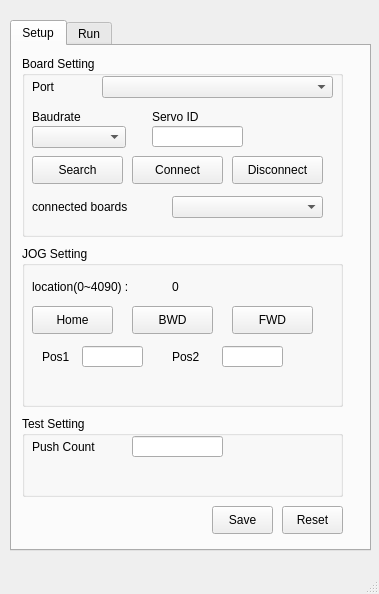
<?xml version="1.0" encoding="UTF-8"?>
<ui version="4.0">
 <class>MainWindow</class>
 <widget class="QMainWindow" name="MainWindow">
  <property name="geometry">
   <rect>
    <x>0</x>
    <y>0</y>
    <width>379</width>
    <height>594</height>
   </rect>
  </property>
  <property name="windowTitle">
   <string>MainWindow</string>
  </property>
  <widget class="QWidget" name="centralwidget">
   <widget class="QTabWidget" name="tabWidget">
    <property name="geometry">
     <rect>
      <x>10</x>
      <y>20</y>
      <width>361</width>
      <height>531</height>
     </rect>
    </property>
    <property name="currentIndex">
     <number>0</number>
    </property>
    <widget class="QWidget" name="tab">
     <attribute name="title">
      <string>Setup</string>
     </attribute>
     <widget class="QGroupBox" name="groupBox_4">
      <property name="geometry">
       <rect>
        <x>10</x>
        <y>10</y>
        <width>321</width>
        <height>181</height>
       </rect>
      </property>
      <property name="title">
       <string>Board Setting</string>
      </property>
      <widget class="QLabel" name="label_10">
       <property name="geometry">
        <rect>
         <x>10</x>
         <y>20</y>
         <width>61</width>
         <height>21</height>
        </rect>
       </property>
       <property name="text">
        <string>Port</string>
       </property>
      </widget>
      <widget class="QComboBox" name="PortComboBox">
       <property name="geometry">
        <rect>
         <x>80</x>
         <y>20</y>
         <width>231</width>
         <height>22</height>
        </rect>
       </property>
      </widget>
      <widget class="QLabel" name="label_12">
       <property name="geometry">
        <rect>
         <x>10</x>
         <y>50</y>
         <width>64</width>
         <height>21</height>
        </rect>
       </property>
       <property name="text">
        <string>Baudrate</string>
       </property>
      </widget>
      <widget class="QComboBox" name="BaudrateComboBox">
       <property name="geometry">
        <rect>
         <x>10</x>
         <y>70</y>
         <width>94</width>
         <height>22</height>
        </rect>
       </property>
      </widget>
      <widget class="QPushButton" name="ConnectPushBtn">
       <property name="geometry">
        <rect>
         <x>110</x>
         <y>100</y>
         <width>91</width>
         <height>28</height>
        </rect>
       </property>
       <property name="text">
        <string>Connect</string>
       </property>
      </widget>
      <widget class="QLabel" name="label_18">
       <property name="geometry">
        <rect>
         <x>130</x>
         <y>50</y>
         <width>64</width>
         <height>21</height>
        </rect>
       </property>
       <property name="text">
        <string>Servo ID</string>
       </property>
      </widget>
      <widget class="QPushButton" name="SearchPushBtn">
       <property name="geometry">
        <rect>
         <x>10</x>
         <y>100</y>
         <width>91</width>
         <height>28</height>
        </rect>
       </property>
       <property name="text">
        <string>Search</string>
       </property>
      </widget>
      <widget class="QLineEdit" name="ServoIDLineEdit">
       <property name="geometry">
        <rect>
         <x>130</x>
         <y>70</y>
         <width>91</width>
         <height>21</height>
        </rect>
       </property>
      </widget>
      <widget class="QLabel" name="label_26">
       <property name="geometry">
        <rect>
         <x>10</x>
         <y>140</y>
         <width>131</width>
         <height>21</height>
        </rect>
       </property>
       <property name="text">
        <string>connected boards</string>
       </property>
      </widget>
      <widget class="QComboBox" name="BoardComboBox">
       <property name="geometry">
        <rect>
         <x>150</x>
         <y>140</y>
         <width>151</width>
         <height>22</height>
        </rect>
       </property>
      </widget>
      <widget class="QPushButton" name="DisconnectPushBtn">
       <property name="geometry">
        <rect>
         <x>210</x>
         <y>100</y>
         <width>91</width>
         <height>28</height>
        </rect>
       </property>
       <property name="text">
        <string>Disconnect</string>
       </property>
      </widget>
     </widget>
     <widget class="QGroupBox" name="groupBox">
      <property name="geometry">
       <rect>
        <x>10</x>
        <y>200</y>
        <width>321</width>
        <height>161</height>
       </rect>
      </property>
      <property name="title">
       <string>JOG Setting</string>
      </property>
      <widget class="QPushButton" name="FwdPushBtn">
       <property name="geometry">
        <rect>
         <x>210</x>
         <y>60</y>
         <width>81</width>
         <height>28</height>
        </rect>
       </property>
       <property name="text">
        <string>FWD</string>
       </property>
      </widget>
      <widget class="QPushButton" name="BwdPushBtn">
       <property name="geometry">
        <rect>
         <x>110</x>
         <y>60</y>
         <width>81</width>
         <height>28</height>
        </rect>
       </property>
       <property name="text">
        <string>BWD</string>
       </property>
      </widget>
      <widget class="QLabel" name="JoglocLabel">
       <property name="geometry">
        <rect>
         <x>150</x>
         <y>30</y>
         <width>131</width>
         <height>21</height>
        </rect>
       </property>
       <property name="text">
        <string>0</string>
       </property>
      </widget>
      <widget class="QPushButton" name="HomePushBtn">
       <property name="geometry">
        <rect>
         <x>10</x>
         <y>60</y>
         <width>81</width>
         <height>28</height>
        </rect>
       </property>
       <property name="text">
        <string>Home</string>
       </property>
      </widget>
      <widget class="QLineEdit" name="Pos1LineEdit">
       <property name="geometry">
        <rect>
         <x>60</x>
         <y>100</y>
         <width>61</width>
         <height>21</height>
        </rect>
       </property>
      </widget>
      <widget class="QLabel" name="label_21">
       <property name="geometry">
        <rect>
         <x>20</x>
         <y>100</y>
         <width>51</width>
         <height>21</height>
        </rect>
       </property>
       <property name="text">
        <string>Pos1</string>
       </property>
      </widget>
      <widget class="QLabel" name="label_22">
       <property name="geometry">
        <rect>
         <x>150</x>
         <y>100</y>
         <width>51</width>
         <height>21</height>
        </rect>
       </property>
       <property name="text">
        <string>Pos2</string>
       </property>
      </widget>
      <widget class="QLineEdit" name="Pos2LineEdit">
       <property name="geometry">
        <rect>
         <x>200</x>
         <y>100</y>
         <width>61</width>
         <height>21</height>
        </rect>
       </property>
      </widget>
      <widget class="QLabel" name="label_23">
       <property name="geometry">
        <rect>
         <x>10</x>
         <y>30</y>
         <width>131</width>
         <height>21</height>
        </rect>
       </property>
       <property name="text">
        <string>location(0~4090) :</string>
       </property>
      </widget>
     </widget>
     <widget class="QGroupBox" name="groupBox_2">
      <property name="geometry">
       <rect>
        <x>10</x>
        <y>370</y>
        <width>321</width>
        <height>81</height>
       </rect>
      </property>
      <property name="title">
       <string>Test Setting</string>
      </property>
      <widget class="QLabel" name="label_20">
       <property name="geometry">
        <rect>
         <x>10</x>
         <y>20</y>
         <width>91</width>
         <height>21</height>
        </rect>
       </property>
       <property name="text">
        <string>Push Count</string>
       </property>
      </widget>
      <widget class="QLineEdit" name="PushCountLineEdit">
       <property name="geometry">
        <rect>
         <x>110</x>
         <y>20</y>
         <width>91</width>
         <height>21</height>
        </rect>
       </property>
      </widget>
     </widget>
     <widget class="QPushButton" name="SetupSavePushBtn">
      <property name="geometry">
       <rect>
        <x>200</x>
        <y>460</y>
        <width>61</width>
        <height>28</height>
       </rect>
      </property>
      <property name="text">
       <string>Save</string>
      </property>
     </widget>
     <widget class="QPushButton" name="SetupResetPushBtn">
      <property name="geometry">
       <rect>
        <x>270</x>
        <y>460</y>
        <width>61</width>
        <height>28</height>
       </rect>
      </property>
      <property name="text">
       <string>Reset</string>
      </property>
     </widget>
    </widget>
    <widget class="QWidget" name="tab_2">
     <attribute name="title">
      <string>Run</string>
     </attribute>
     <widget class="QPushButton" name="SetupExitPushBtn">
      <property name="geometry">
       <rect>
        <x>260</x>
        <y>460</y>
        <width>61</width>
        <height>28</height>
       </rect>
      </property>
      <property name="text">
       <string>Exit</string>
      </property>
     </widget>
     <widget class="QPushButton" name="TestStartBtn">
      <property name="geometry">
       <rect>
        <x>20</x>
        <y>50</y>
        <width>76</width>
        <height>23</height>
       </rect>
      </property>
      <property name="text">
       <string>Start</string>
      </property>
     </widget>
     <widget class="QPushButton" name="TestResetBtn">
      <property name="geometry">
       <rect>
        <x>120</x>
        <y>50</y>
        <width>76</width>
        <height>23</height>
       </rect>
      </property>
      <property name="text">
       <string>Reset</string>
      </property>
     </widget>
     <widget class="QLabel" name="label_25">
      <property name="geometry">
       <rect>
        <x>20</x>
        <y>10</y>
        <width>76</width>
        <height>31</height>
       </rect>
      </property>
      <property name="text">
       <string>Complete :</string>
      </property>
     </widget>
     <widget class="QLabel" name="CompleteCountLabel">
      <property name="geometry">
       <rect>
        <x>120</x>
        <y>10</y>
        <width>91</width>
        <height>31</height>
       </rect>
      </property>
      <property name="text">
       <string>0</string>
      </property>
     </widget>
     <widget class="QLabel" name="label_27">
      <property name="geometry">
       <rect>
        <x>20</x>
        <y>90</y>
        <width>76</width>
        <height>31</height>
       </rect>
      </property>
      <property name="text">
       <string>Complete :</string>
      </property>
     </widget>
     <widget class="QLabel" name="CompleteCountLabel_2">
      <property name="geometry">
       <rect>
        <x>120</x>
        <y>90</y>
        <width>91</width>
        <height>31</height>
       </rect>
      </property>
      <property name="text">
       <string>0</string>
      </property>
     </widget>
     <widget class="QPushButton" name="TestStartBtn_2">
      <property name="geometry">
       <rect>
        <x>20</x>
        <y>130</y>
        <width>76</width>
        <height>23</height>
       </rect>
      </property>
      <property name="text">
       <string>Start</string>
      </property>
     </widget>
     <widget class="QPushButton" name="TestResetBtn_2">
      <property name="geometry">
       <rect>
        <x>120</x>
        <y>130</y>
        <width>76</width>
        <height>23</height>
       </rect>
      </property>
      <property name="text">
       <string>Reset</string>
      </property>
     </widget>
    </widget>
   </widget>
  </widget>
  <widget class="QStatusBar" name="statusbar"/>
  <action name="actiona">
   <property name="text">
    <string>a</string>
   </property>
  </action>
 </widget>
 <resources/>
 <connections/>
</ui>
